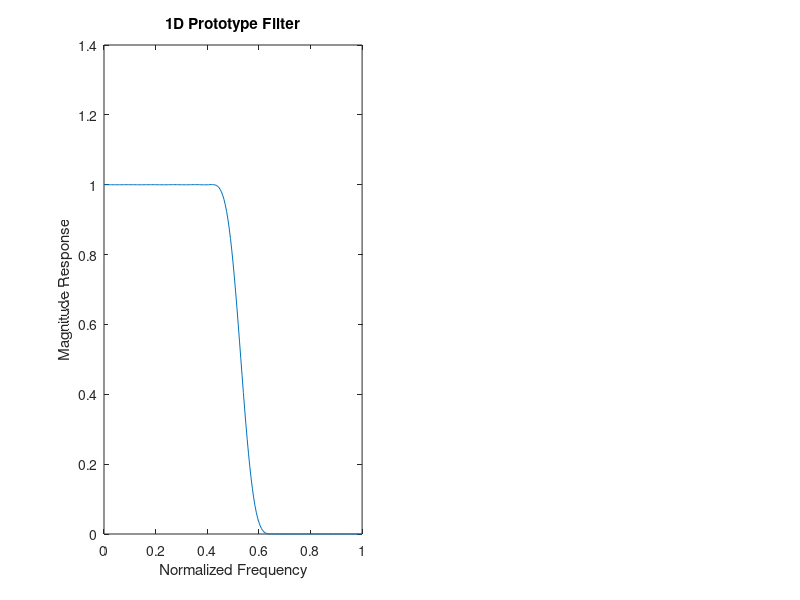

This figure's MATLAB source: (Note: this script raises an error after producing the figure.)
%
% Design of 2D FIR filters by McClellan Transformation Techniques
% 2. Circular Type
%
clear;  % clear workspace
clc;    % clear command window
N = 20; % -20 ~ 20 共41點
wr = 0.5*pi;
wt = 0.2*pi;
pointw = 200; % 取樣200點
%
%
deltaw = 0.5 * pi / pointw; % 1D
deltaw1 = pi / pointw; % 2D
%
%
r = zeros(2, 1);
Q = zeros(2, 2);
for iw = 0:pointw
   w1 = wr * cos(iw * deltaw);
   w2 = wr * sin(iw * deltaw);
   c = [1, 1-cos(w1)*cos(w2)]';
   r = r -2*(0.5*cos(w1) + 0.5*cos(w2))*c;
   Q = Q + c*c';
end
% r = L * r / (pointw + 1);
% Q = L * Q / (pointw + 1);
% L 為線積分長度 但在 inv(Q)*r 會消掉 不影響 T 結果
r = r / (pointw + 1);
Q = Q / (pointw + 1);
T = -0.5 * inv(Q) * r;
%
%
wc = acos(T(1));
t11 = T(2);
t00 = -t11;
t10 = 0.5;
t01 = 0.5;
%
% Design of 1D prototype lowpass filters
%
wp = wc;
ws = wp + wt;
P = zeros(N+1, 1);
Qs = zeros(N+1, N+1);
Qp = zeros(N+1, N+1);
pointp = 0;
points = 0;
for iw = 0:pointw
   w = iw * deltaw1;
   if w <= wp
       pointp = pointp + 1;
       c = zeros(N+1, 1);
       for in = 0:N
           c(in+1) = cos(in*w);
       end
       P = P - 2*c;
       Qp = Qp + c*c';
   elseif w >= ws
       points = points + 1;
       c = zeros(N+1, 1);
       for in = 0:N
           c(in+1) = cos(in*w);
       end
       Qs = Qs + c*c';
   end
end
P = wp * P / pointp;
Qp = wp * Qp / pointp;
Qs = (pi - ws) * Qs / points;
A = -0.5 * inv(Qp+Qs) * P;
%
h = zeros(2*N+1, 1);
h(N+1) = A(1);
h(1:N) = 0.5 * flipud(A(2:N+1)); % flip up doum 反轉整個column vector
h(N+2:2*N+1) = 0.5 * A(2:N+1);
FR = abs(freqz(h, 1, 0:deltaw1:pi));
subplot(1, 2, 1);
plot(0:deltaw1/pi:1,FR);
xlabel('Normalized Frequency');
ylabel('Magnitude Response');
title('1D Prototype Filter');
% 
% 繪製 a, b係數轉換表格
%
Tab = zeros(N+1, N+1); % Tab a係數轉b係數
Tab(1, 1) = 1;
Tab(2, 2) = 1;
for in = 2:N
    Tab(in+1, 2:N+1) = 2 * Tab(in, 1:N);
    Tab(in+1,:) = Tab(in+1,:) - Tab(in-1,:);
end
B = zeros(N+1, 1);
for in = 0:N
    B = B + A(in+1) * Tab(in+1,:)';
end
F = zeros(3, 3); % 3 x 3 vector(矩陣)
F(1, 1) = 0.25 * t11;
F(1, 2) = 0.5 * t10;
F(1, 3) = 0.25 * t11;
F(2, 1) = 0.5 * t01;
F(2, 2) = t00;
F(2, 3) = 0.5 * t01;
F(3, 1) = 0.25 * t11;
F(3, 2) = 0.5 * t10;
F(3, 3) = 0.25 * t11;
%
%
h2 = zeros(2*N+1, 2*N+1);
h2(N+1, N+1) = B(1); % 中心點
h2(N:N+2, N:N+2) = h2(N:N+2, N:N+2) + B(2)*F;
FN = F;
for in = 2:N
    FN = conv2(FN, F); % conv2() 二維convolution
    h2(N+1-in:N+1+in, N+1-in:N+1+in) = h2(N+1-in:N+1+in, N+1-in:N+1+in) + B(in+1) * FN; 
end
%
%
FR2 = abs(freqz2(h2, -1:2/100:1, -1:2/100:1));
XX = zeros(101, 101);
for i = 0:100
   XX(:, i+1) = (-1:2/100:1)'; 
end
YY = XX';
subplot(1, 2, 2);
plot3(XX, YY, FR2);
axis([-1, 1, -1, 1, 0, 1.1]);
xlabel('\omega_1');
ylabel('\omega_2');
zlabel('Magnitude Response');
title('2D Circularly Symmetric Filter');

